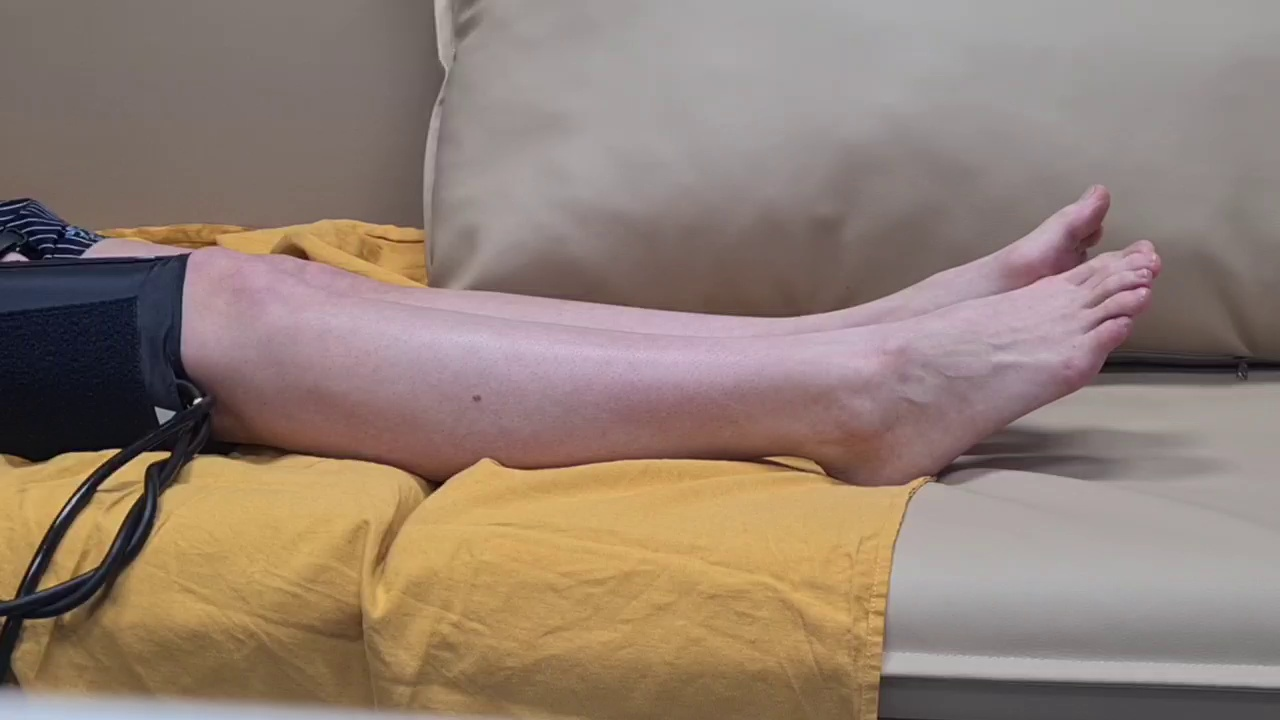
#> input picture 0.jpg, 1280 x 720 px
$ python -i finalcode.py   (imports and definitions only)
#> lines starting #> are read from the running program, lines starting #| are printed output that depends on the picture; after the words box and inside, x2 and y2 are one past the last pixel; in counts of white or black regions, pixels touching at a corner belong together
#!/usr/bin/env python
# coding: utf-8

# In[1]:


#importing libraries
import os
import pandas as pd
import numpy as np
import sklearn as sk
from matplotlib import pyplot as plt
import cv2
import imutils
import time
from sklearn.cluster import KMeans
from collections import Counter


# In[2]:


path_skin = "Desktop/videos/vid1"


# In[3]:


#defining_skin_shades

rgb_lower = [95,85,36]
rgb_higher = [255,219,172]

#shades_of_different_skin_type
skin_shades = {
    'dark' :   [rgb_lower,[130,116,66]],
    'mulat':   [[175,134,66], [200,172,105]],
    'fair' :   [[200,175,106],[241,194,125]],
    'bright' : [[241,194,125],rgb_higher]
}


# In[4]:


#сreating_dictionary_with_skin_tones
convert_skintones = {}

# [7 lines not run here, left out]


# In[5]:


#extracting_skin_on_the_image
def extractSkin(image):
    img = image.copy()
    #converting_from_bgr_to_hsv
    img = cv2.cvtColor(img, cv2.COLOR_BGR2HSV)

    #dataframe_with_lower_treshold
    lower_threshold = np.array([0, 48, 80], dtype=np.uint8)
    #dataframe_with_upper_treshold
    upper_threshold = np.array([20, 255, 255], dtype=np.uint8)

    #getting_the_mask
    skinMask = cv2.inRange(img, lower_threshold, upper_threshold)
    #defining_bitwise_and_for_data
    skin = cv2.bitwise_and(img, img, mask=skinMask)
    #returning_converted_image_from_hsv_to_bgr
    return cv2.cvtColor(skin, cv2.COLOR_HSV2BGR)


# In[6]:


#removing_everything_which_is_not_skin_from_the_image
# [62 lines left out: functions removeBlack, getColorInformation, extractDominantColor, not called in this run]


# In[67]:


#Printing_the_bar_of_dominant_color
def plotColorBar(colorInformation):
    #defining_its_size
    color_bar = np.zeros((100, 500, 3), dtype="uint8")

    #initial_state
    top_x = 0


    for x in colorInformation:
        bottom_x = top_x + (x["color_percentage"] * color_bar.shape[1])
        color = tuple(map(int, (x['color'])))
        cv2.rectangle(color_bar, (int(top_x), 0), (int(bottom_x), color_bar.shape[0]), color, -1)
        top_x = bottom_x
        print('Dynamic color range: ', color)
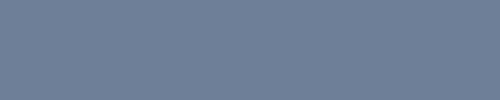
#> color_bar: shape (100, 500, 3); mean of channels 0, 1, 2 152, 127, 110; drawn as B, G, R

    return color_bar


# In[155]:


# [33 lines not run here, left out]


# In[161]:


colorInfo = [{"cluster_index": 0, "color": [152, 127, 110], "color_percentage": 1.0}]
colour_bar = plotColorBar(colorInfo)
# [3 lines not run here, left out]
#plt.savefig("Desktop/videos/vid6/color9.jpg",bbox_inches='tight')


# In[180]:


ar = [92,
  88,
 93,
  93,
 92,
 91,
  91,
  92,
  98,
  95]
av = sum(ar)/10
# [1 line not run here, left out]
av_d=0
# [3 lines not run here, left out]


# In[ ]:

>>> import cv2
>>> picture = cv2.imread('0.jpg')
#> picture is the input picture: shape (720, 1280, 3); mean B, G, R 115.4, 127.6, 145.9
>>> result = extractSkin(picture)
#> in extractSkin, `img = cv2.cvtColor(img, cv2.COLOR_BGR2HSV)`: img: shape (720, 1280, 3); mean H, S, V 53.6, 58.7, 146.8
#> in extractSkin, `skinMask = cv2.inRange(img, lower_threshold, upper_threshold)`:
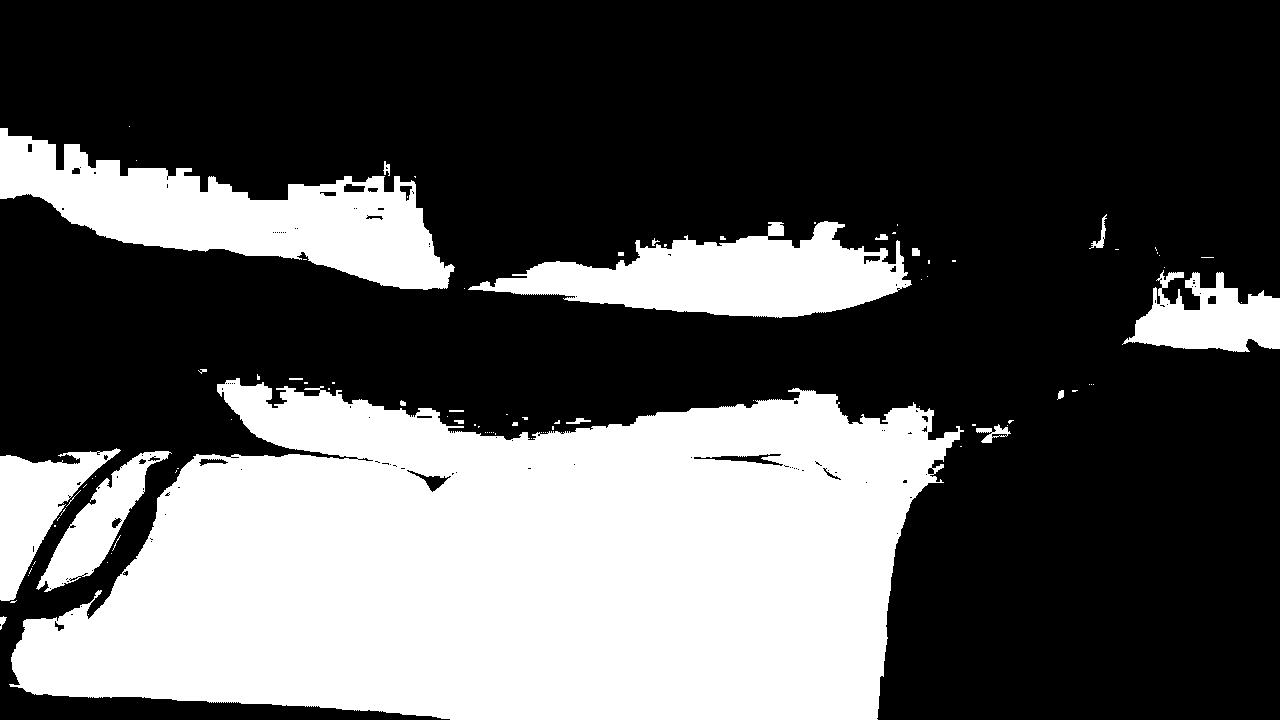
#> skinMask: shape (720, 1280); 33.9% white; 94 white regions (71 under 20 px), largest, box (x1, y1, x2, y2) and area: (9, 378, 964, 720) 234583, (0, 128, 455, 290) 32321, (468, 221, 912, 318) 22859
#> in extractSkin, `skin = cv2.bitwise_and(img, img, mask=skinMask)`: skin: shape (720, 1280, 3); mean H, S, V 5, 38.2, 54.1
#> in extractSkin, `return cv2.cvtColor(skin, cv2.COLOR_HSV2BGR)`:
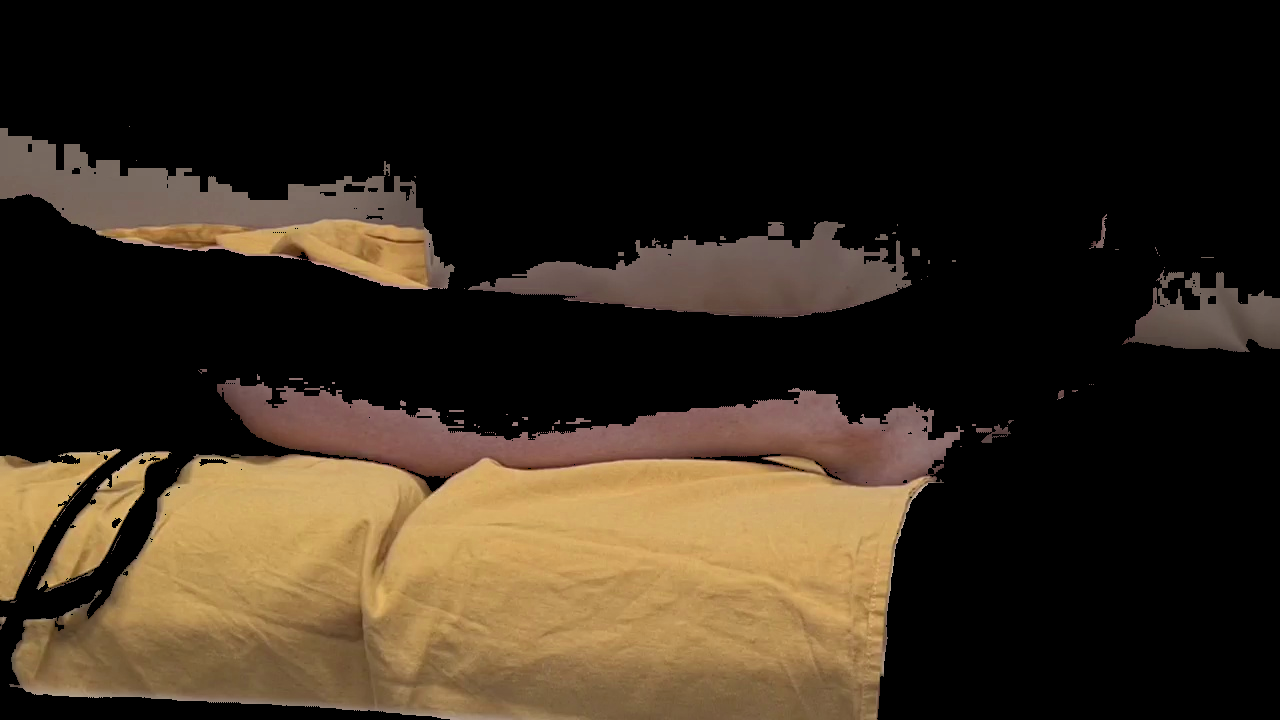
#> returned value: shape (720, 1280, 3); mean B, G, R 29, 42.6, 54.1

$ run again, on 11100.jpg
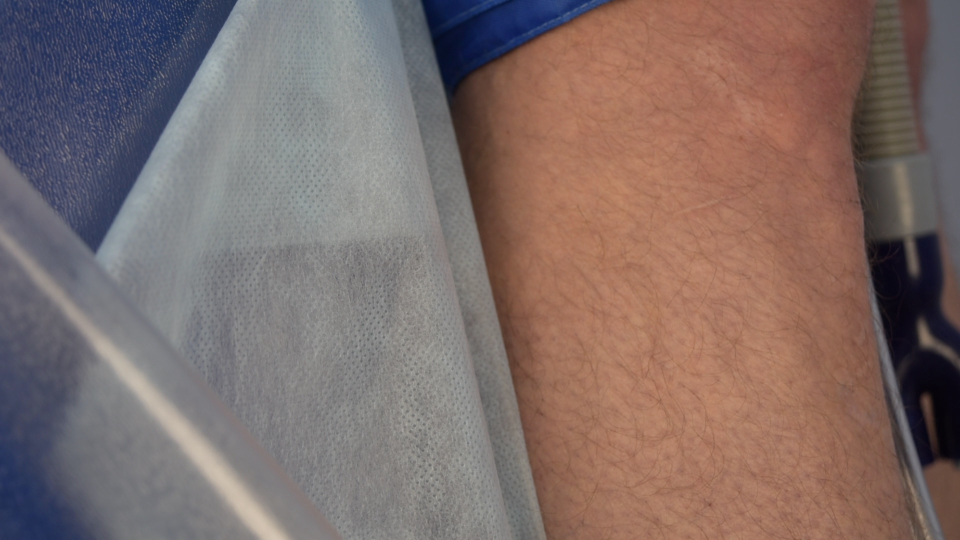
#> input picture 11100.jpg, 1920 x 1080 px (shown at 1/2 size)
#> picture is the input picture: shape (1080, 1920, 3); mean B, G, R 105, 108.7, 126.9
#> img: shape (1080, 1920, 3); mean H, S, V 54.6, 67.3, 133.4
#> in extractSkin, `skinMask = cv2.inRange(img, lower_threshold, upper_threshold)`:
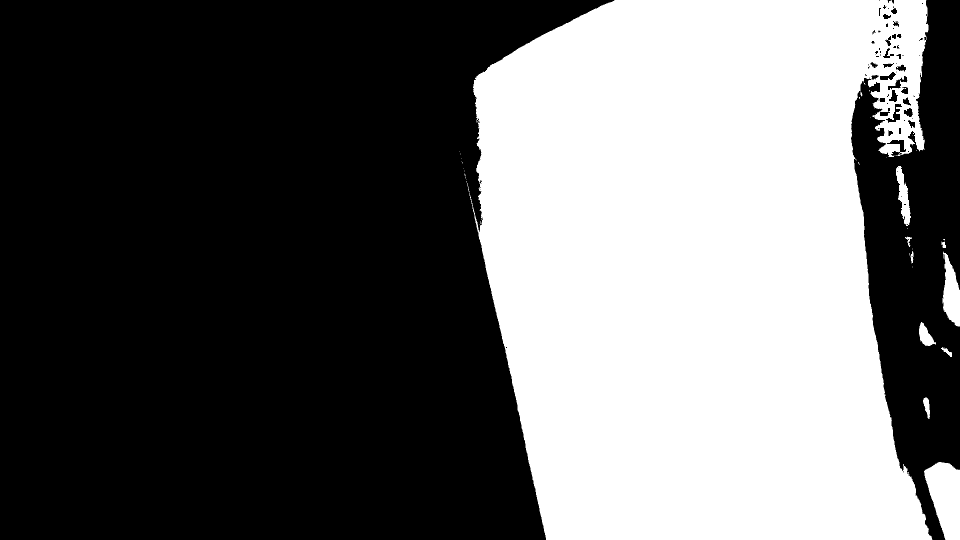
#> skinMask: shape (1080, 1920) (shown at 1/2 size); 40.5% white; 56 white regions (44 under 20 px), largest, box (x1, y1, x2, y2) and area: (939, 0, 1865, 1080) 826061, (1848, 924, 1920, 1080) 7900, (1885, 503, 1920, 653) 3339
#> skin: shape (1080, 1920, 3); mean H, S, V 3.6, 44.5, 62.3
#> in extractSkin, `return cv2.cvtColor(skin, cv2.COLOR_HSV2BGR)`:
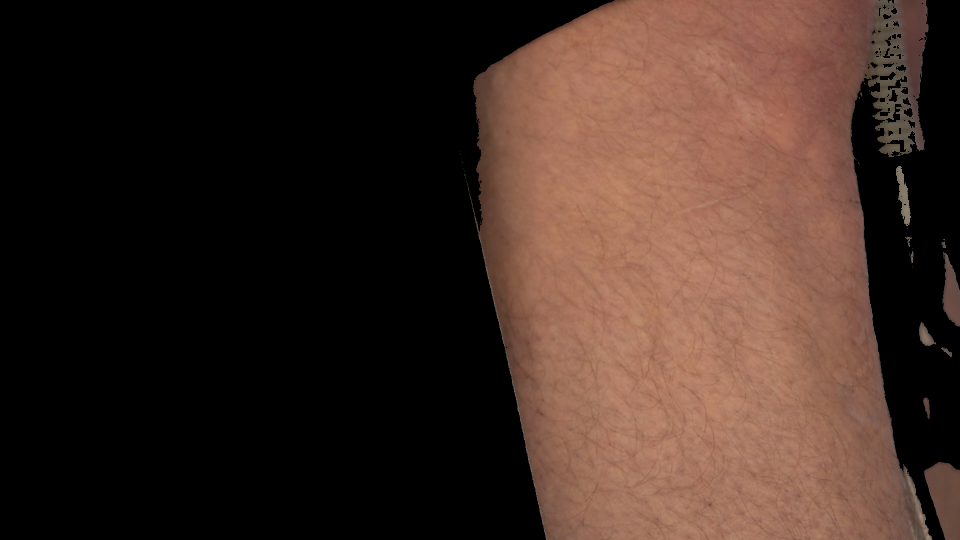
#> returned value: shape (1080, 1920, 3) (shown at 1/2 size); mean B, G, R 35.1, 43.2, 62.3

$ run again, on 360.jpg
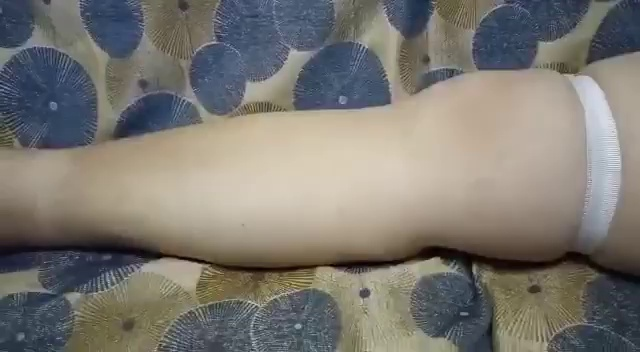
#> input picture 360.jpg, 640 x 352 px
#> picture is the input picture: shape (352, 640, 3); mean B, G, R 114, 120.4, 123.7
#> img: shape (352, 640, 3); mean H, S, V 51.1, 55.4, 131.7
#> in extractSkin, `skinMask = cv2.inRange(img, lower_threshold, upper_threshold)`:
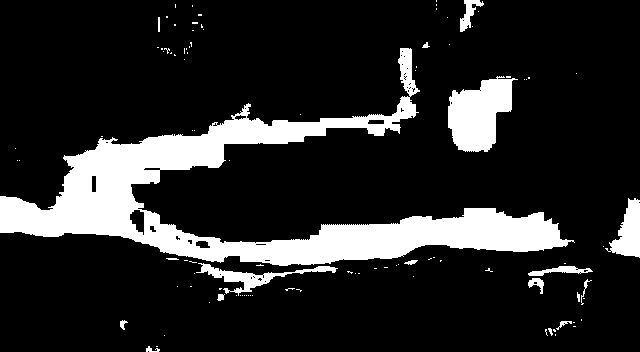
#> skinMask: shape (352, 640); 15.7% white; 102 white regions (84 under 20 px), largest, box (x1, y1, x2, y2) and area: (0, 48, 575, 266) 28261, (448, 76, 518, 152) 3408, (605, 198, 640, 258) 1128
#> skin: shape (352, 640, 3); mean H, S, V 2.7, 9.6, 23.1
#> in extractSkin, `return cv2.cvtColor(skin, cv2.COLOR_HSV2BGR)`:
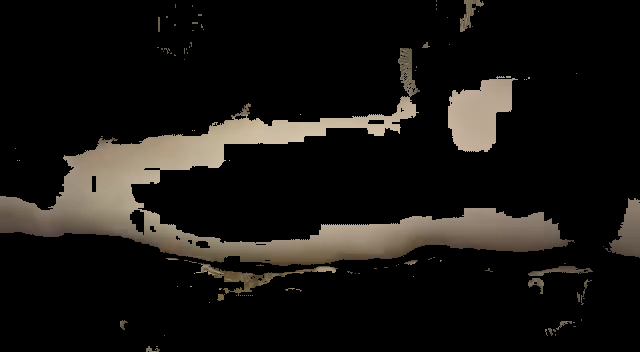
#> returned value: shape (352, 640, 3); mean B, G, R 17.7, 20.7, 23.1

$ run again, on 3600.jpg
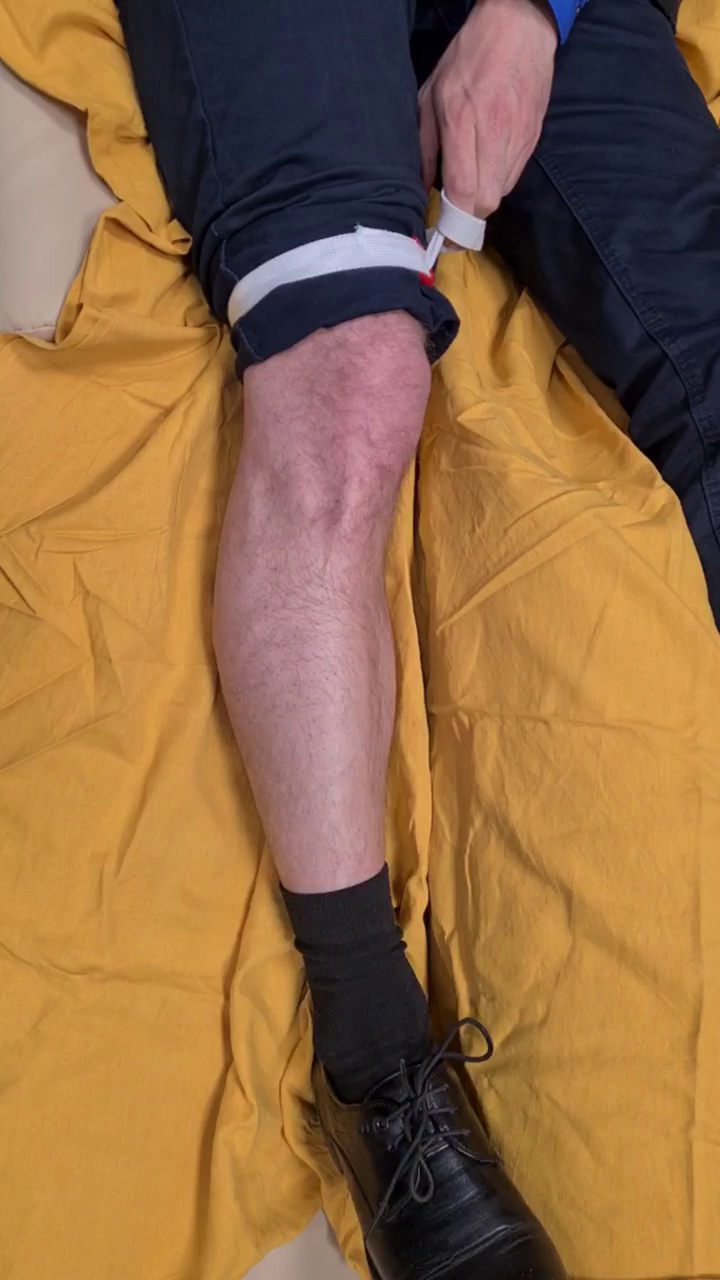
#> input picture 3600.jpg, 720 x 1280 px
#> picture is the input picture: shape (1280, 720, 3); mean B, G, R 68, 106.8, 145.9
#> img: shape (1280, 720, 3); mean H, S, V 54.9, 139.1, 149.7
#> in extractSkin, `skinMask = cv2.inRange(img, lower_threshold, upper_threshold)`:
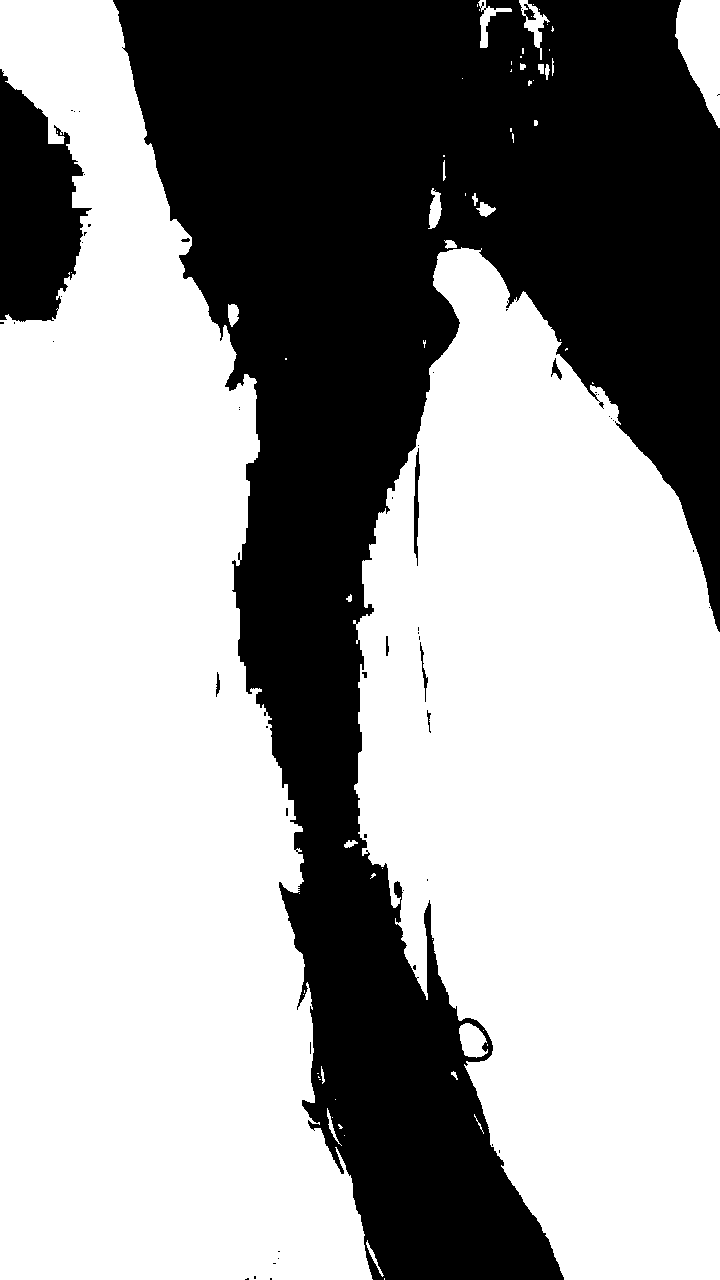
#> skinMask: shape (1280, 720); 63.2% white; 54 black regions (44 under 20 px), largest, box (x1, y1, x2, y2) and area: (113, 0, 720, 1280) 322827, (0, 69, 92, 322) 15270, (414, 448, 420, 566) 412
#> skin: shape (1280, 720, 3); mean H, S, V 10.2, 104.7, 117.6
#> in extractSkin, `return cv2.cvtColor(skin, cv2.COLOR_HSV2BGR)`:
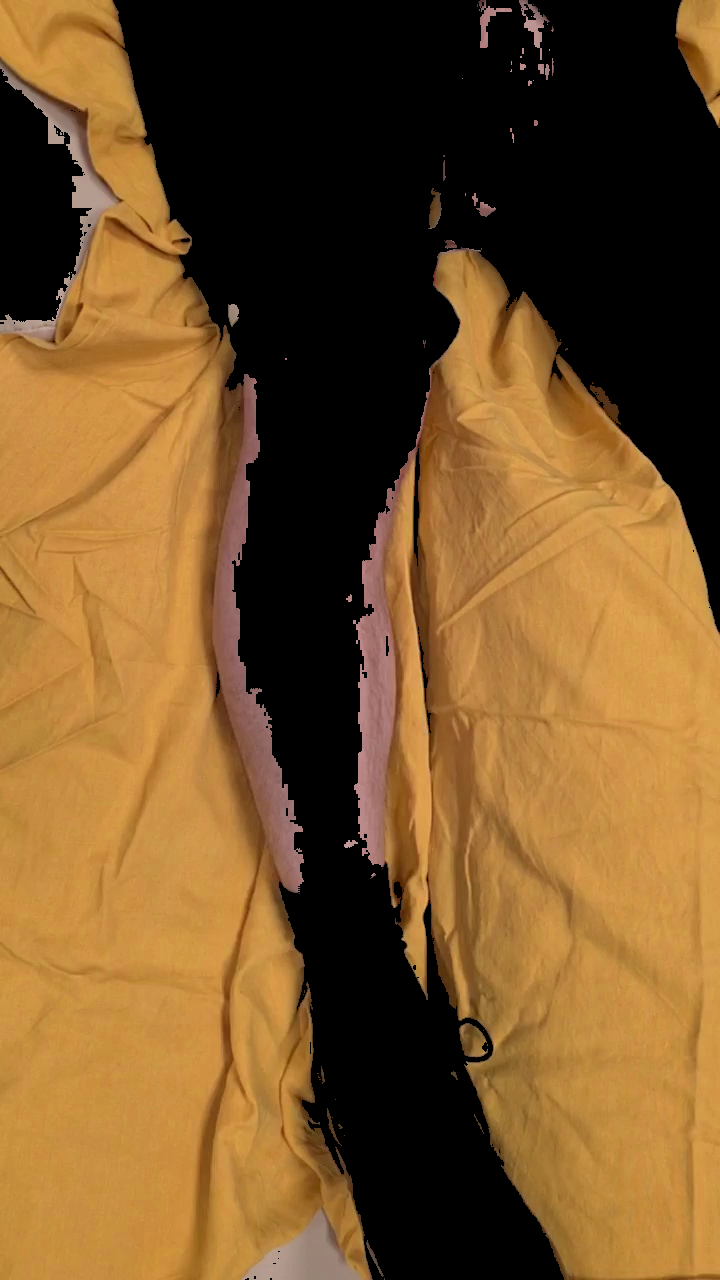
#> returned value: shape (1280, 720, 3); mean B, G, R 40.8, 83.1, 117.6
